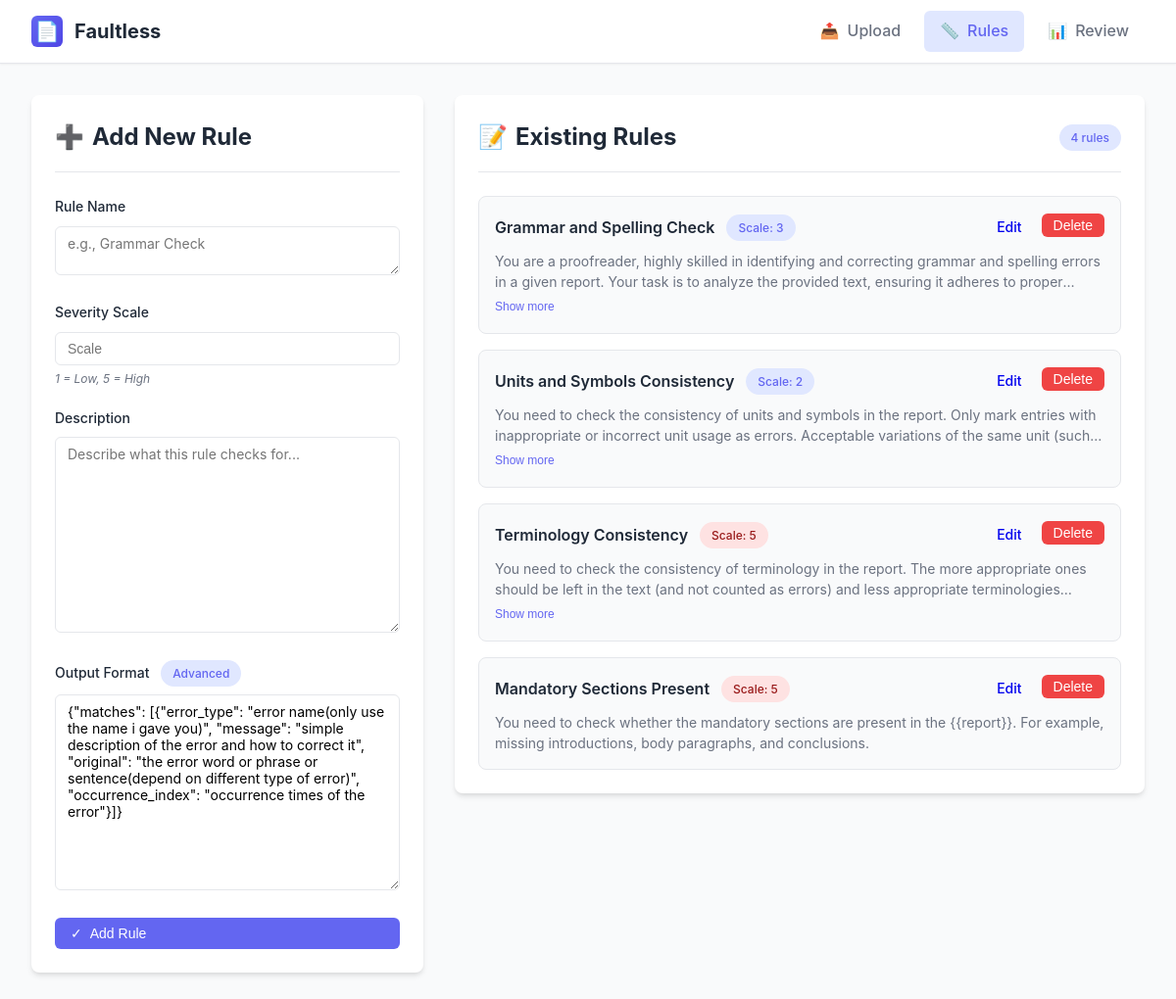
/rule, run on an earlier commit of the app's database.
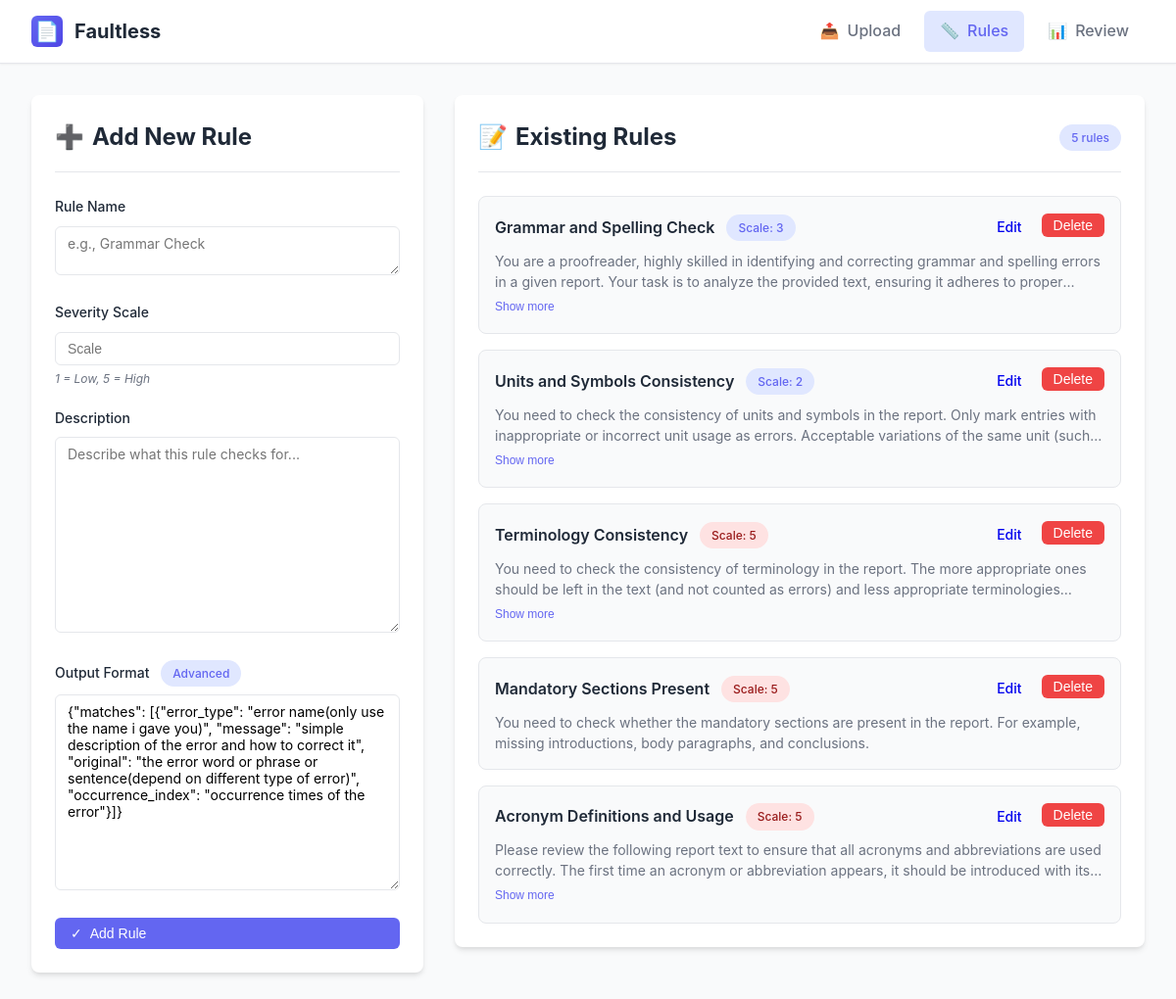
And on a later commit of the database.
### faultless/models.py (models this page shows, shortened)
class Rules(models.Model):
    id = models.AutoField(primary_key=True)
    name = models.CharField(max_length=30)
    scale = models.IntegerField()
    description = models.TextField()
    def default_output_format():
        data = {
            'matches': [
                {
                    'error_type': 'error name(only use the name i gave you)',
                    'message': 'simple description of the error and how to correct it',
                    'original': 'the error word or phrase or sentence(depend on different type of error)',
                    'occurrence_index': 'occurrence times of the error',
                },
            ]
        }
        return data
    output_format = models.JSONField(default=default_output_format)

### faultless/views.py (the view)
# urls.py: path("rule", get_rule, name="get_rule"),
def get_rule(request):
    data = Rules.objects.all().values()
    if request.method == "POST":
        if "delete_rule_id" in request.POST:
            rule = get_object_or_404(Rules, pk=request.POST["delete_rule_id"])
            rule.delete()
            return redirect("get_rule")
        form = RuleForm(request.POST)
        if form.is_valid():
            form.save()
            data = Rules.objects.all().values()
            form = RuleForm()
            return redirect("get_rule")
        else:
            return render(request, "faultless/rule.html", {"form": form, "allrules": data})
    else:
        form = RuleForm()
    context = {"form": form, "allrules": data}
    return render(request, "faultless/rule.html", context)

### faultless/templates/faultless/rule.html (shortened to what this page needs)
{% load static %}
{% load widget_tweaks %}
<!DOCTYPE html>
<html lang="en">
<head>
    <link rel="stylesheet" href="{% static 'css/styles.css' %}">
</head>
<body>
    <nav class="navbar">
        <div class="navbar-content">
            <a href="{% url 'file_manager' %}" class="navbar-brand">
                <div class="navbar-brand-icon">📄</div>
                <span>Faultless</span>
            </a>
            <div class="navbar-nav" id="navbarNav">
                <a href="{% url 'file_manager' %}" class="nav-link">
                    <span>📤</span> Upload
                </a>
                <a href="{% url 'get_rule' %}" class="nav-link active">
                    <span>📏</span> Rules
                </a>
                <a href="{% url 'view_details' %}" class="nav-link">
                    <span>📊</span> Review
                </a>
            </div>
        </div>
    </nav>
    <div class="container">
        <div class="rules-grid">
            <div class="card form-card">
                <div class="card-header">
                    <h2 class="card-title">
                        {% if is_editing %}
                            <span>✏️</span> Edit Rule
                        {% else %}
                            <span>➕</span> Add New Rule
                        {% endif %}
                    </h2>
                </div>
                {% if is_editing %}
                <form method="post">
                    {% csrf_token %}
                    {% if form.non_field_errors %}
                        <div class="alert alert-danger">
                            {% for error in form.non_field_errors %}
                                <p>{{ error }}</p>
                            {% endfor %}
                        </div>
                    {% endif %}
                    <div class="form-group">
                        <label for="name" class="form-label">
                            Rule Name
                            <span class="current-value">Current: {{ editing_rule.name }}</span>
                        </label>
                        <input type="text" name="name" class="form-control{% if form.name.errors %} is-invalid{% endif %}" placeholder="Leave empty to keep current value">
                        {% if form.name.errors %}
                            <div class="invalid-feedback">
                                {% for error in form.name.errors %}
                                    {{ error }}
                                {% endfor %}
                            </div>
                        {% endif %}
                        <p class="form-hint">Only fill if you want to change the name</p>
                    </div>
                    <div class="form-group">
                        <label for="scale" class="form-label">
                            Severity Scale
                            <span class="current-value">Current: {{ editing_rule.scale }}</span>
                        </label>
                        <select name="scale" class="form-control{% if form.scale.errors %} is-invalid{% endif %}">
                            <option value="">Keep current value ({{ editing_rule.scale }})</option>
                            <option value="1">1 - Low</option>
                            <option value="2">2</option>
                            <option value="3">3 - Medium</option>
                            <option value="4">4</option>
                            <option value="5">5 - High</option>
                        </select>
                        {% if form.scale.errors %}
                            <div class="invalid-feedback">
                                {% for error in form.scale.errors %}
                                    {{ error }}
                                {% endfor %}
                            </div>
                        {% endif %}
                        <p class="form-hint">Select only if you want to change the scale</p>
                    </div>
                    <div class="form-group">
                        <label for="description" class="form-label">
                            Description
                            <span class="current-value">Current length: {{ editing_rule.description|length }} chars</span>
                        </label>
                        <textarea name="description" class="form-control{% if form.description.errors %} is-invalid{% endif %}" rows="4" placeholder="Leave empty to keep current description"></textarea>
                        {% if form.description.errors %}
                            <div class="invalid-feedback">
                                {% for error in form.description.errors %}
                                    {{ error }}
                                {% endfor %}
                            </div>
                        {% endif %}
                        <details class="current-description">
                            <summary>View current description</summary>
                            <p>{{ editing_rule.description }}</p>
                        </details>
                        <p class="form-hint">Only fill if you want to change the description</p>
                    </div>
                    <div class="form-group">
                        <label for="output_format" class="form-label">
                            Output Format
                            <span class="badge badge-primary" style="margin-left: 0.5rem;">Advanced</span>
                            {% if editing_rule.output_format %}
                                <span class="current-value">Has custom format</span>
                            {% else %}
                                <span class="current-value">Using default</span>
                            {% endif %}
                        </label>
                        <textarea name="output_format" class="form-control{% if form.output_format.errors %} is-invalid{% endif %}" rows="3" placeholder="Leave empty to keep current format"></textarea>
                        {% if form.output_format.errors %}
                            <div class="invalid-feedback">
                                {% for error in form.output_format.errors %}
                                    {{ error }}
                                {% endfor %}
                            </div>
                        {% endif %}
                        {% if editing_rule.output_format %}
                        <details class="current-format">
                            <summary>View current output format</summary>
                            <pre>{{ editing_rule.output_format }}</pre>
                        </details>
                        {% endif %}
                        <p class="form-hint">Only fill if you want to change the output format</p>
                    </div>
                    <div class="form-actions">
                        <button type="submit" class="btn btn-primary">
                            <span>💾</span> Save Changes
                        </button>
                        <a href="{% url 'get_rule' %}" class="btn btn-cancel">
                            <span>❌</span> Cancel
                        </a>
                    </div>
                </form>
                {% else %}
                <form method="post">
                    <div class="form-group">
                        <label for="id_name" class="form-label">Rule Name</label>
                        {% render_field form.name class="form-control" placeholder="e.g., Grammar Check" %}
                    </div>
                    <div class="form-group">
                        <label for="id_scale" class="form-label">Severity Scale</label>
                        {% render_field form.scale class="form-control" %}
                        <p class="form-hint">
                            1 = Low, 5 = High
                        </p>
                    </div>
                    <div class="form-group">
                        <label for="id_description" class="form-label">Description</label>
                        {% render_field form.description class="form-control" rows="4" placeholder="Describe what this rule checks for..." %}
                    </div>
                    <div class="form-group">
                        <label for="output_format" class="form-label">
                            Output Format
                            <span class="badge badge-primary" style="margin-left: 0.5rem;">Advanced</span>
                        </label>
                        {% render_field form.output_format class="form-control" rows="3" placeholder="Optional: Specify output format" %}
                    </div>
                    <button type="submit" class="btn btn-primary" style="width: 100%;">
                        <span>✓</span> Add Rule
                    </button>
                </form>
                {% endif %}
            </div>
            <div class="card">
                <div class="card-header">
                    <h2 class="card-title">
                        <span>📝</span> Existing Rules
                        <span class="badge badge-primary" style="margin-left: auto;">{{ allrules|length }} rules</span>
                    </h2>
                </div>
                {% if allrules %}
                <div class="rules-list">
                    {% for rule in allrules %}
                    <div class="rule-item {% if is_editing and editing_rule.id == rule.id %}editing{% endif %}">
                        <div class="rule-header">
                            <div class="rule-title-group">
                                <span class="rule-name">{{ rule.name }}</span>
                                <span class="badge {% if rule.scale >= 4 %}badge-danger{% elif rule.scale >= 2 %}badge-primary{% else %}badge-success{% endif %}">
                                    Scale: {{ rule.scale }}
                                </span>
                            </div>
                            <div class="rule-actions">
                                {% if not is_editing or editing_rule.id != rule.id %}
                                <a href="{% url 'edit_rule' rule.id %}" class="btn btn-secondary" style="padding: 0.25rem 0.75rem;">
                                    Edit
                                </a>
                                {% endif %}
                                <form method="post" style="margin: 0;">
                                    <button type="submit" class="btn btn-danger" style="padding: 0.25rem 0.75rem;">
                                        Delete
                                    </button>
                                </form>
                            </div>
                        </div>
                        <div class="rule-description-wrapper">
                            <p class="rule-description {% if rule.description|length > 150 %}collapsed{% endif %}" id="desc-{{ rule.id }}">
                                {{ rule.description }}
                            </p>
                            {% if rule.description|length > 150 %}
                            <button class="expand-btn" onclick="toggleDescription('{{ rule.id }}')">
                                <span id="btn-text-{{ rule.id }}">Show more</span>
                            </button>
                            {% endif %}
                        </div>
                    </div>
                    {% endfor %}
                </div>
                {% else %}
                <div class="empty-state">
                    <div class="empty-state-icon">📋</div>
                    <p>No rules defined yet.</p>
                    <p style="margin-top: 0.5rem;">Add your first rule to start proofreading!</p>
                </div>
                {% endif %}
            </div>
        </div>
    </div>
</body>
</html>

What changed in the data, as far as the page shows it:
changed Rules "Mandatory Sections Present": description "You need to check whether the mandatory sections are present in the {{report}}. For example, missing introductions, body paragraphs, and conclusions." → "You need to check whether the mandatory sections are present in the report. For example, missing introductions, body paragraphs, and conclusions."
added Rules: name "Acronym Definitions and Usage", scale "5", description "Please review the following report text to ensure that all acronyms and abbreviations are used correctly. The first time an acronym or abbreviation appears, it should be introduced with…"
Also different on the page:
{{ allrules|length }}: "4" → "5"
